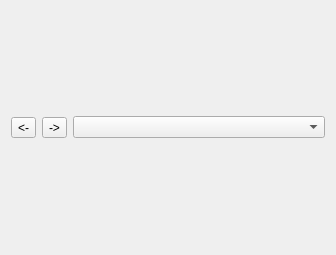
<?xml version="1.0" encoding="UTF-8"?>
<ui version="4.0">
 <class>TextNavigator</class>
 <widget class="QWidget" name="TextNavigator">
  <property name="geometry">
   <rect>
    <x>0</x>
    <y>0</y>
    <width>336</width>
    <height>255</height>
   </rect>
  </property>
  <property name="windowTitle">
   <string>Form</string>
  </property>
  <layout class="QHBoxLayout" name="horizontalLayout">
   <item>
    <widget class="QToolButton" name="navPreviousToolButton">
     <property name="text">
      <string>&lt;-</string>
     </property>
     <property name="icon">
      <iconset>
       <normaloff>pics/32x32/arrow-left.png</normaloff>pics/32x32/arrow-left.png</iconset>
     </property>
    </widget>
   </item>
   <item>
    <widget class="QToolButton" name="navNextToolButton">
     <property name="text">
      <string>-&gt;</string>
     </property>
     <property name="icon">
      <iconset>
       <normaloff>pics/32x32/arrow-right.png</normaloff>pics/32x32/arrow-right.png</iconset>
     </property>
    </widget>
   </item>
   <item>
    <widget class="QComboBox" name="navigatorComboBox"/>
   </item>
  </layout>
 </widget>
 <resources/>
 <connections/>
</ui>
